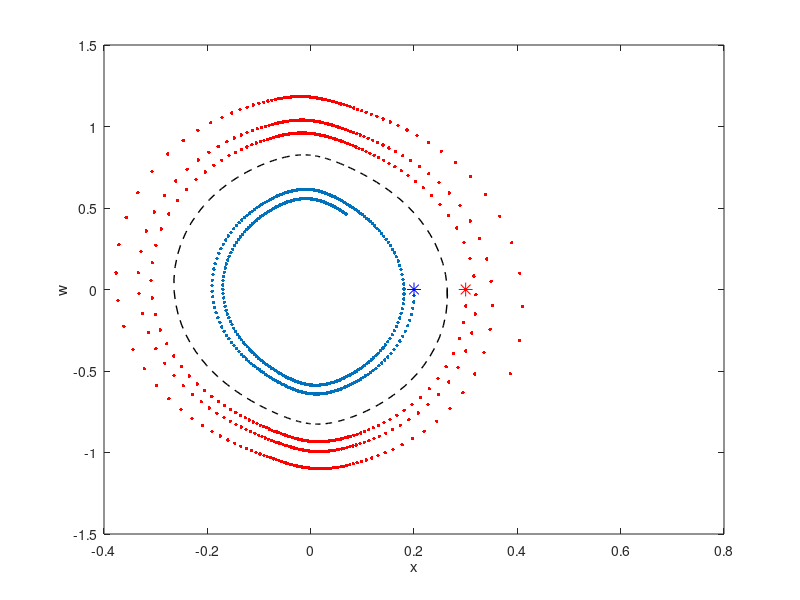

Reproduce this figure in MATLAB.
clear all

N = 500;
M = 203;

w1 = zeros(1,N+1);
x1 = zeros(1,N+1);

w2 = w1;
x2 = x1;

w3 = zeros(1,M+1);
x3 = zeros(1,M+1);

B = 5*pi/6;
mu = .999;
C = 0.05;

w1(1) = 0;
x1(1) = 0.2;

w2(1) = 0;
x2(1) = 0.3;

w3(1) = 0;
x3(1) = 0.2644;

for n = 1:N

psi1 = (cos(B)*sin(3*x1(n))+sin(B)*sin(5*x1(n)))/sqrt(pi);
dpsi1 = (3*cos(B)*cos(3*x1(n))+5*sin(B)*cos(5*x1(n)))/sqrt(pi);

w1(n+1) = mu*(w1(n)+psi1);
x1(n+1) = x1(n) - C*w1(n)*dpsi1;

psi2 = (cos(B)*sin(3*x2(n))+sin(B)*sin(5*x2(n)))/sqrt(pi);
dpsi2 = (3*cos(B)*cos(3*x2(n))+5*sin(B)*cos(5*x2(n)))/sqrt(pi);

w2(n+1) = mu*(w2(n)+psi2);
x2(n+1) = x2(n) - C*w2(n)*dpsi2;
end

for n = 1:M
psi3 = (cos(B)*sin(3*x3(n))+sin(B)*sin(5*x3(n)))/sqrt(pi);
dpsi3 = (3*cos(B)*cos(3*x3(n))+5*sin(B)*cos(5*x3(n)))/sqrt(pi);

w3(n+1) = mu*(w3(n)+psi3);
x3(n+1) = x3(n) - C*w3(n)*dpsi3; 
end

h = plot(x1,w1,'.',x2,w2,'r.',x1(1),w1(1),'b*',x2(1),w2(1),'r*',x3,w3,'k--');
set(h(1),'MarkerSize',8);
set(h(2),'MarkerSize',8);
set(h(3),'MarkerSize',10);
set(h(4),'MarkerSize',10);
set(h(5),'linewidth',1)
alw = 0.75;    % AxesLineWidth
fsz = 12;      % Fontsize
xlabel('x')
ylabel('w')